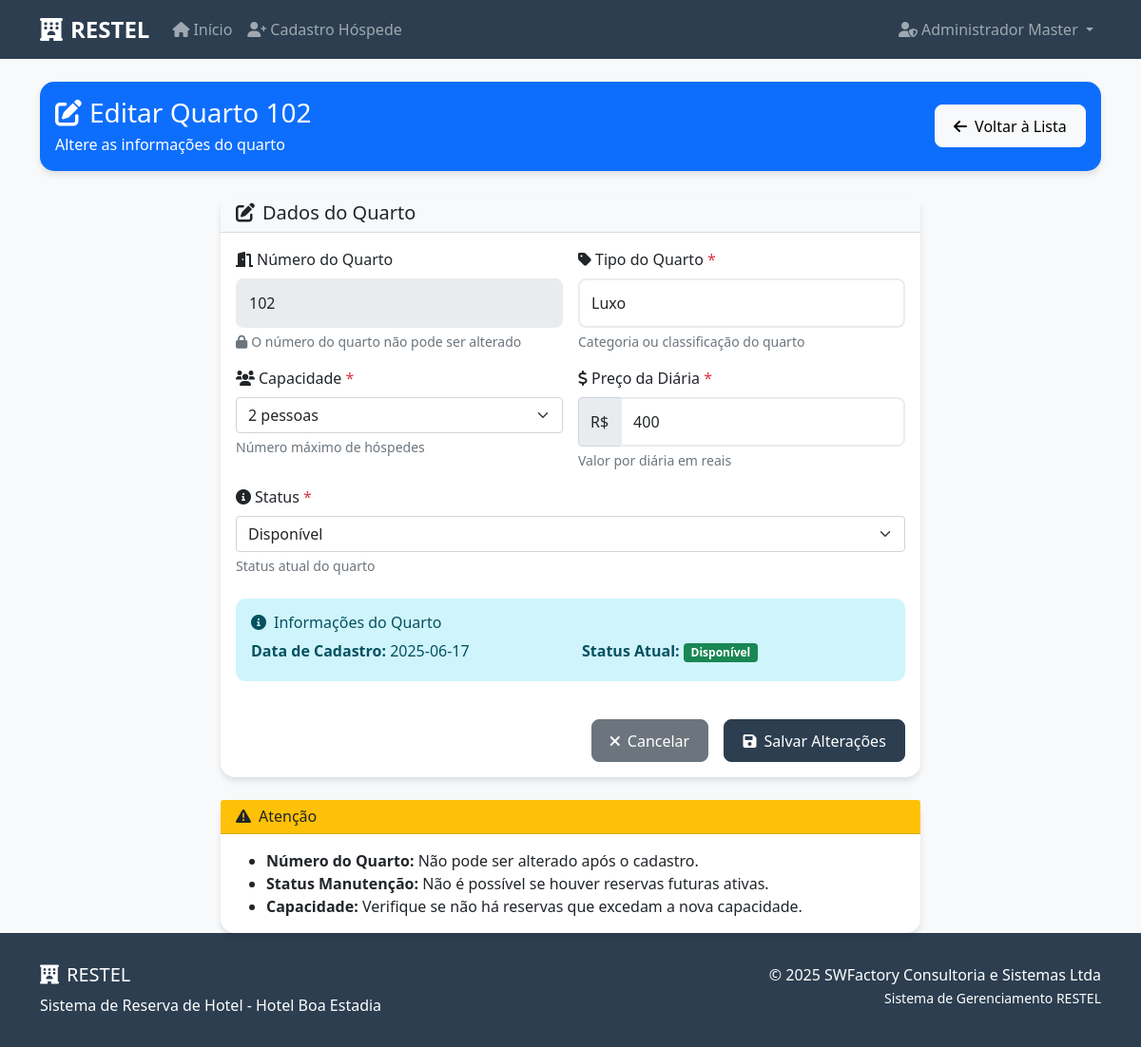
The page /admin/quarto/2/editar (signed in) on the database its author committed.
### tables this page shows
CREATE TABLE quartos (
            id INTEGER PRIMARY KEY AUTOINCREMENT,
            numero TEXT UNIQUE NOT NULL,
            tipo TEXT NOT NULL,
            capacidade INTEGER NOT NULL,
            preco_diaria DECIMAL(10,2) NOT NULL,
            status TEXT NOT NULL CHECK(status IN ('Disponível', 'Ocupado', 'Manutenção')),
            ativo BOOLEAN DEFAULT 1,
            data_cadastro TIMESTAMP DEFAULT CURRENT_TIMESTAMP
        );

### src/restel/app.py (the view)
@app.route('/admin/quarto/<int:quarto_id>/editar')
def editar_quarto(quarto_id):
    if 'admin_id' not in session:
        flash('Acesso negado! Faça login como administrador.', 'error')
        return redirect(url_for('login_admin'))
    conn = get_db_connection()
    quarto = conn.execute('SELECT * FROM quartos WHERE id = ? AND ativo = 1', (quarto_id,)).fetchone()
    conn.close()
    if not quarto:
        flash('Quarto não encontrado!', 'error')
        return redirect(url_for('gerenciar_quartos'))
    return render_template('admin_quarto_editar.html', quarto=quarto)

### src/restel/app.py (called while the page is built)
def get_db_connection():
    from flask import current_app
    db_path = current_app.config.get('DATABASE', DATABASE)
    conn = sqlite3.connect(db_path)
    conn.row_factory = sqlite3.Row
    return conn

### src/restel/templates/admin_quarto_editar.html (shortened to what this page needs)
{% extends "base.html" %}
{% block content %}
<div class="container mt-4">
    <div class="row">
        <div class="col-12">
            <div class="card bg-primary text-white">
                <div class="card-body">
                    <div class="row align-items-center">
                        <div class="col-md-8">
                            <h1 class="h3 mb-1">
                                <i class="fas fa-edit me-2"></i>Editar Quarto {{ quarto.numero }}
                            </h1>
                            <p class="mb-0">
                                Altere as informações do quarto
                            </p>
                        </div>
                        <div class="col-md-4 text-md-end">
                            <a href="{{ url_for('gerenciar_quartos') }}" class="btn btn-light">
                                <i class="fas fa-arrow-left me-2"></i>Voltar à Lista
                            </a>
                        </div>
                    </div>
                </div>
            </div>
        </div>
    </div>
    <div class="row mt-4">
        <div class="col-lg-8 mx-auto">
            <div class="card">
                <div class="card-header bg-light">
                    <h5 class="mb-0">
                        <i class="fas fa-edit me-2"></i>Dados do Quarto
                    </h5>
                </div>
                <div class="card-body">
                    <form method="POST" action="{{ url_for('processar_edicao_quarto', quarto_id=quarto.id) }}">
                        <div class="row g-3">
                            <div class="col-md-6">
                                <label for="numero" class="form-label">
                                    <i class="fas fa-door-open me-1"></i>Número do Quarto
                                </label>
                                <input type="text" class="form-control" id="numero" name="numero"
                                       value="{{ quarto.numero }}" readonly>
                                <div class="form-text text-muted">
                                    <i class="fas fa-lock me-1"></i>O número do quarto não pode ser alterado
                                </div>
                            </div>
                            <div class="col-md-6">
                                <label for="tipo" class="form-label">
                                    <i class="fas fa-tag me-1"></i>Tipo do Quarto <span class="text-danger">*</span>
                                </label>
                                <input type="text" class="form-control" id="tipo" name="tipo"
                                       value="{{ quarto.tipo }}" required placeholder="Ex: Standard, Suíte, Luxo">
                                <div class="form-text">
                                    Categoria ou classificação do quarto
                                </div>
                            </div>
                            <div class="col-md-6">
                                <label for="capacidade" class="form-label">
                                    <i class="fas fa-users me-1"></i>Capacidade <span class="text-danger">*</span>
                                </label>
                                <select class="form-select" id="capacidade" name="capacidade" required>
                                    <option value="2" {% if quarto.capacidade == 2 %}selected{% endif %}>2 pessoas</option>
                                </select>
                                <div class="form-text">
                                    Número máximo de hóspedes
                                </div>
                            </div>
                            <div class="col-md-6">
                                <label for="preco_diaria" class="form-label">
                                    <i class="fas fa-dollar-sign me-1"></i>Preço da Diária <span class="text-danger">*</span>
                                </label>
                                <div class="input-group">
                                    <span class="input-group-text">R$</span>
                                    <input type="number" class="form-control" id="preco_diaria" name="preco_diaria"
                                           step="0.01" min="0" value="{{ quarto.preco_diaria }}" required>
                                </div>
                                <div class="form-text">
                                    Valor por diária em reais
                                </div>
                            </div>
                            <div class="col-md-12">
                                <label for="status" class="form-label">
                                    <i class="fas fa-info-circle me-1"></i>Status <span class="text-danger">*</span>
                                </label>
                                <select class="form-select" id="status" name="status" required>
                                    <option value="Disponível" {% if quarto.status == 'Disponível' %}selected{% endif %}>Disponível</option>
                                </select>
                                <div class="form-text">
                                    Status atual do quarto
                                </div>
                            </div>
                        </div>
                        <div class="row mt-4">
                            <div class="col-12">
                                <div class="alert alert-info">
                                    <h6 class="alert-heading">
                                        <i class="fas fa-info-circle me-2"></i>Informações do Quarto
                                    </h6>
                                    <div class="row">
                                        <div class="col-md-6">
                                            <p class="mb-1"><strong>Data de Cadastro:</strong> {{ quarto.data_cadastro.split(' ')[0] if quarto.data_cadastro else 'N/A' }}</p>
                                        </div>
                                        <div class="col-md-6">
                                            <p class="mb-1"><strong>Status Atual:</strong>
                                                {% if quarto.status == 'Disponível' %}
                                                    <span class="badge bg-success">{{ quarto.status }}</span>
                                                {% elif quarto.status == 'Ocupado' %}
                                                    <span class="badge bg-warning">{{ quarto.status }}</span>
                                                {% elif quarto.status == 'Manutenção' %}
                                                    <span class="badge bg-danger">{{ quarto.status }}</span>
                                                {% endif %}
                                            </p>
                                        </div>
                                    </div>
                                </div>
                            </div>
                        </div>
                        <div class="row mt-4">
                            <div class="col-12">
                                <div class="d-grid gap-2 d-md-flex justify-content-md-end">
                                    <a href="{{ url_for('gerenciar_quartos') }}" class="btn btn-secondary me-md-2">
                                        <i class="fas fa-times me-2"></i>Cancelar
                                    </a>
                                    <button type="submit" class="btn btn-primary">
                                        <i class="fas fa-save me-2"></i>Salvar Alterações
                                    </button>
                                </div>
                            </div>
                        </div>
                    </form>
                </div>
            </div>
        </div>
    </div>
    <div class="row mt-4">
        <div class="col-lg-8 mx-auto">
            <div class="card border-warning">
                <div class="card-header bg-warning text-dark">
                    <h6 class="mb-0">
                        <i class="fas fa-exclamation-triangle me-2"></i>Atenção
                    </h6>
                </div>
                <div class="card-body">
                    <ul class="mb-0">
                        <li><strong>Número do Quarto:</strong> Não pode ser alterado após o cadastro.</li>
                        <li><strong>Status Manutenção:</strong> Não é possível se houver reservas futuras ativas.</li>
                        <li><strong>Capacidade:</strong> Verifique se não há reservas que excedam a nova capacidade.</li>
                    </ul>
                </div>
            </div>
        </div>
    </div>
</div>
{% endblock %}

### src/restel/templates/base.html (style rules this page uses)
:root { --primary-color: #2c3e50; --secondary-color: #3498db; --success-color: #27ae60; --danger-color: #e74c3c; --warning-color: #f39c12; --light-bg: #f8f9fa; }
body { font-family: 'Segoe UI', Tahoma, Geneva, Verdana, sans-serif; background-color: var(--light-bg); }
.card { border: none; border-radius: 15px; box-shadow: 0 4px 6px rgba(0, 0, 0, 0.1); transition: transform 0.2s; }
.btn { border-radius: 8px; padding: 0.6rem 1.2rem; font-weight: 500; }
.btn-primary { background-color: var(--primary-color); border-color: var(--primary-color); }
.form-control { border-radius: 8px; border: 2px solid #e9ecef; padding: 0.75rem; }
.alert { border-radius: 10px; border: none; }

### rows shown on the page
quartos: numero "102", tipo "Luxo", capacidade "2 pessoas", preco_diaria "400", status "Disponível", data_cadastro "2025-06-17"

### other values the page prints
{{ session.admin_nome }} "Administrador Master"
